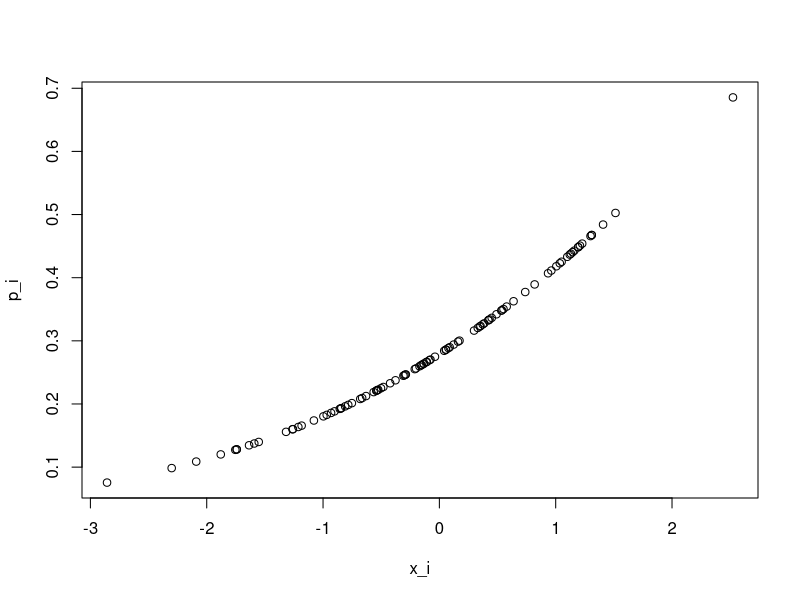
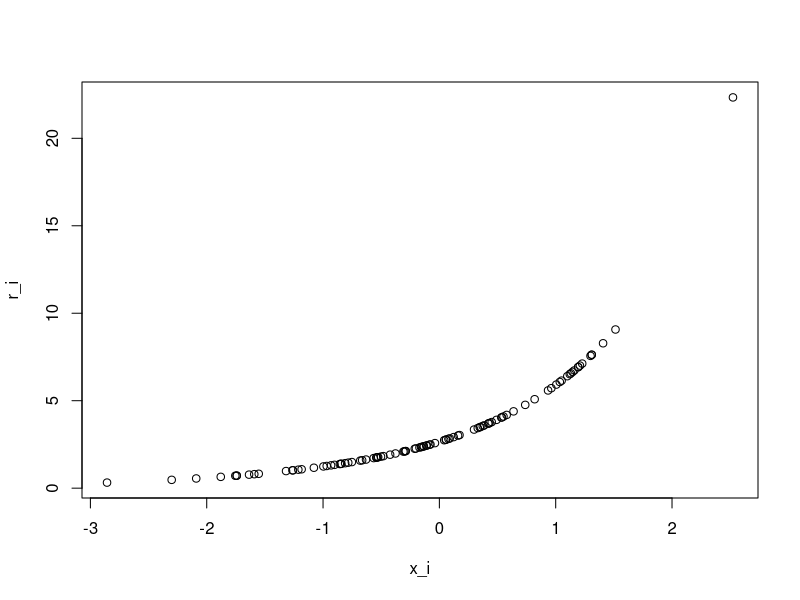
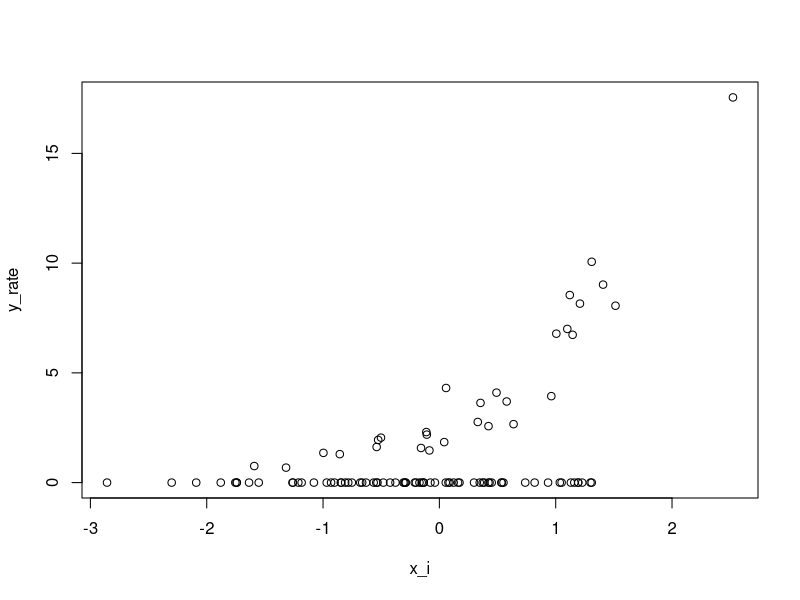
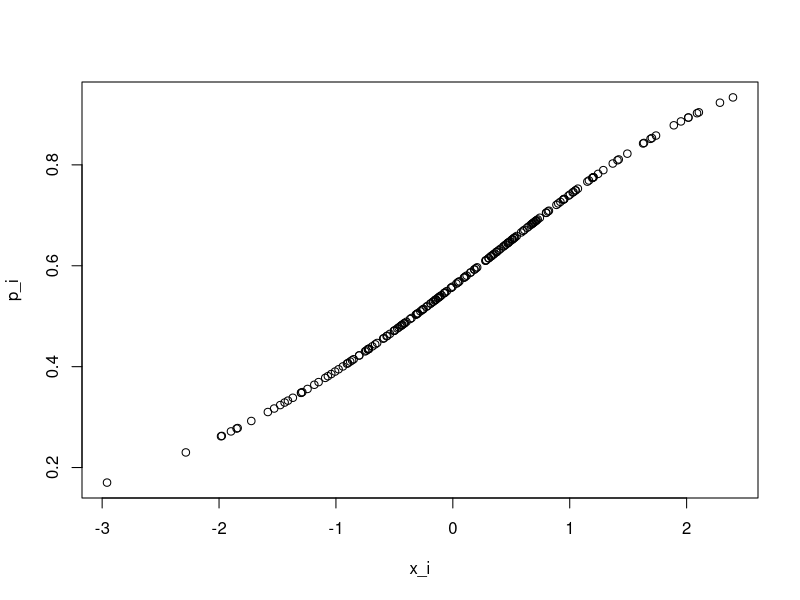
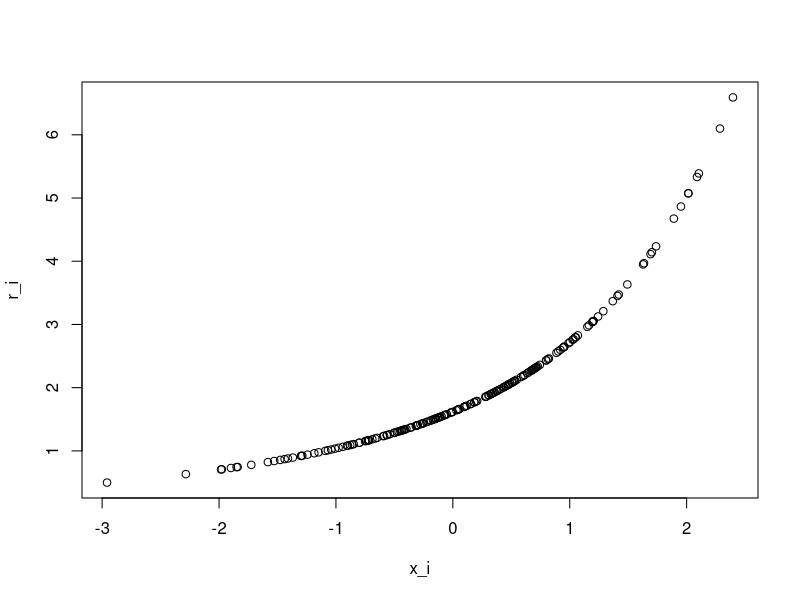
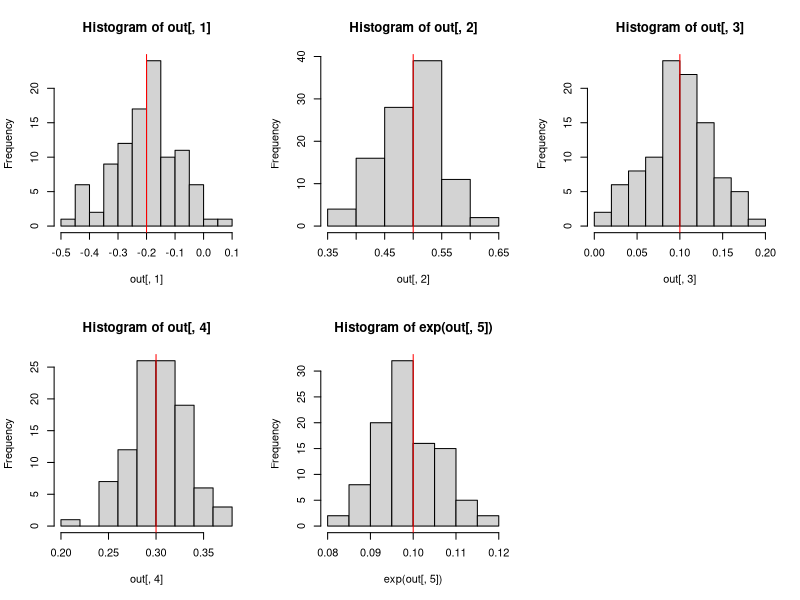

R code for these plots, in order:
# ------------------------------------------------------------
# Do it once:

set.seed(3854)
N <- 100
x_i <- rnorm(N)

b0_n <- -0.2
b1_n <- 0.5
n_i <- exp(b0_n + b1_n * x_i)

b0_w <- -0.1
b1_w <- 0.7
w_i <- exp(b0_w + b1_w * x_i)
a_i <- rep(0.4, N)

# need to get r_i and p_i
p_i <- 1 - exp(-a_i * n_i)
r_i <- (n_i / p_i) * w_i
p_i
r_i

plot(x_i, p_i)
plot(x_i, r_i)

# data:
y_present <- rbinom(N, 1, p_i)
y_present
CV <- 0.2
y_rate <- rgamma(N, shape = 1/(CV^2), rate = 1/((CV^2) * r_i))
y_rate <- y_rate * y_present

plot(x_i, y_rate)

nll_poisson_link <- function(par) {
  # a_i: area swept data
  # x_i: covariate data
  # y_rate: rate data (e.g. kg/hr)

  y_present <- ifelse(y_rate > 0, 1, 0)
  n_i <- exp(par[1] + par[2] * x_i) # group density
  w_i <- exp(par[3] + par[4] * x_i) # biomass per group

  p_i <- 1 - exp(-a_i * n_i) # encounter probability
  r_i <- (n_i / p_i) * w_i

  nll1 <- -sum(dbinom(y_present, size = 1, prob = p_i, log = TRUE))
  nll2 <- -sum(dgamma(y_rate[as.logical(y_present)], shape = 1/(exp(par[5])^2),
    rate = 1/((exp(par[5])^2) * r_i[as.logical(y_present)]), log = TRUE))
  nll1 + nll2
}

a_i
x_i
y_present
y_rate
rm(y_present)

nll_poisson_link(c(b0_n, b1_n, b0_w, b1_w, CV))

start <- c(rep(0, 5))
m <- nlminb(start, nll_poisson_link)
m

# -------------------------------------------------
# Sim test;

set.seed(19254)
N <- 200
x_i <- rnorm(N)

b0_n <- -0.2
b1_n <- 0.5
n_i <- exp(b0_n + b1_n * x_i)

b0_w <- 0.1
b1_w <- 0.3
w_i <- exp(b0_w + b1_w * x_i)
a_i <- rep(1, N)

# need to get r_i and p_i
p_i <- 1 - exp(-a_i * n_i)
r_i <- (n_i / p_i) * w_i
p_i
r_i

plot(x_i, p_i)
plot(x_i, r_i)

CV <- 0.1

out <- lapply(seq_len(100), function(i) {
  set.seed(i)

  # data:
  y_present <- rbinom(N, 1, p_i)
  y_rate <- rgamma(N, shape = 1/(CV^2), rate = 1/((CV^2) * r_i))
  y_rate <- y_rate * y_present

  nll_poisson_link <- function(par) {
    # a_i: area swept data
    # x_i: covariate data
    # y_rate: rate data (e.g. kg/hr)
    n_i <- exp(par[1] + par[2] * x_i)
    w_i <- exp(par[3] + par[4] * x_i)

    p_i <- 1 - exp(-a_i * n_i)
    r_i <- (n_i / p_i) * w_i

    nll1 <- -sum(dbinom(y_present, size = 1, prob = p_i, log = TRUE))
    nll2 <- -sum(dgamma(y_rate[as.logical(y_present)], shape = 1/(exp(par[5])^2),
      rate = 1/((exp(par[5])^2) * r_i[as.logical(y_present)]), log = TRUE))
    nll1 + nll2
  }

  start <- c(rep(0, 5))
  m <- nlminb(start, nll_poisson_link)
  m$par
})

out <- plyr::ldply(out)
par(mfrow = c(2, 3))
hist(out[,1]);abline(v = b0_n, col = "red")
hist(out[,2]);abline(v = b1_n, col = "red")
hist(out[,3]);abline(v = b0_w, col = "red")
hist(out[,4]);abline(v = b1_w, col = "red")
hist(exp(out[,5]));abline(v = CV, col = "red")
